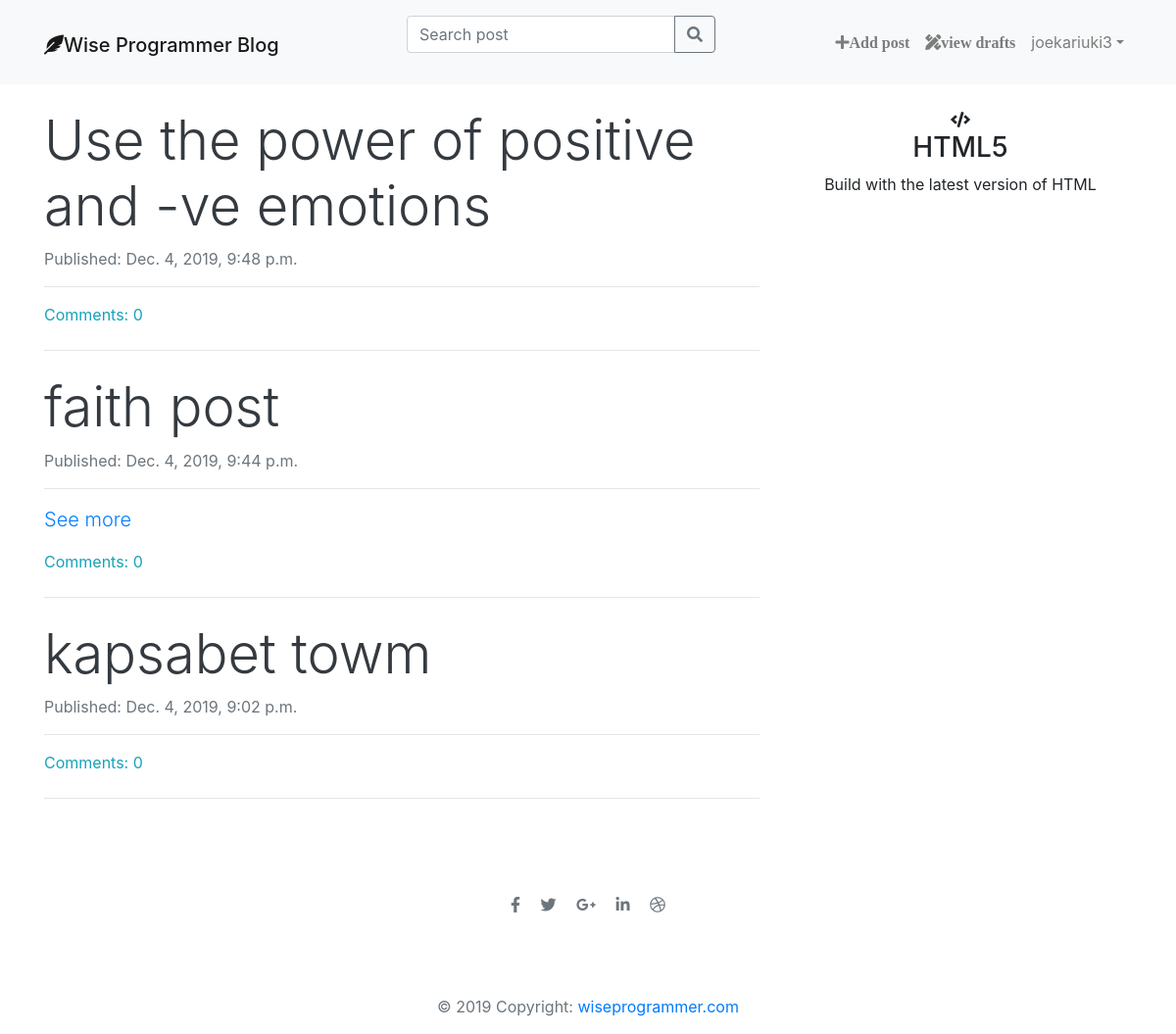
The app's page / (signed in) with its own data.
### blog/models.py (models this page shows, shortened)
class Post(models.Model):
    author = models.ForeignKey('auth.User', on_delete=models.CASCADE)
    title = models.CharField(max_length=10000)
    text = models.TextField()
    created_date = models.DateTimeField(default=timezone.now)
    published_date = models.DateTimeField(blank=True, null=True)
    edited_date = models.DateTimeField(blank=True, null=True)
    def approved_comments(self):
        return self.comments.filter(approved=True)

### blog/views.py (the view)
# urls.py: path('', views.post_list, name='post_list'),
def post_list(request):
    posts = Post.objects.filter(
        published_date__lte=timezone.now()).order_by('-published_date')
    posts_count = str(posts.count())
    stuff_for_frontend = {'posts': posts, 'posts_count': posts_count, }
    return render(request, 'blog/post_list.html', stuff_for_frontend)

### blog/templatetags/markdownify.py (called while the page is built)
@register.filter
def markdown(value):
    renderer = HighlightRenderer()
    markdown = mistune.Markdown(renderer=renderer)
    return markdown(value)

### blog/templates/blog/post_list.html (shortened to what this page needs)
{% extends 'blog/base.html' %}
{% load markdownify %}
{% block mainnav %}
    {% include "navbar.html" %}
{% endblock %}
{% block content%}
<div class="col-xs-12 col-sm-10 col-md-8">
  {% if not posts %}
  <div class="text-center text-muted my-4">
    <i class="fas fa-sad-tear fa-8x"></i>
    <h1 class="display-4 ">Sorry no posts.</h1>
    <a class="btn btn-outline-secondary" href="{% url 'post_new' %}">Add post</a>
  </div>
  <hr class="my-4">
  {% else %}
  {% for post in posts %}
<a class="text-decoration-none text-dark" href="{% url 'post_detail' pk=post.pk %}"><h1 class="display-4">{{ post.title }}</h1></a>
  <p class="text-muted"> Published: {{ post.published_date }}</p>
  <hr>
  <p class="lead" id="post_body" value="{{ post.text}}">
    {% if post.text|length > 200 %}
    <a href="{%url 'post_detail' pk=post.pk%}">See more</a>
  {% endif %}
  </p>
  <a class="text-info" href="{% url 'post_detail' pk=post.pk%}">Comments: {{ post.approved_comments.count }}</a>
<hr class="my-4">
  {% endfor %}
  {% endif %}
</div>
<div class="col-xs-12 col-sm-6 col-md-4 text-center">
  <i class="fas fa-code"></i>
    <h3>HTML5</h3>
    <P>Build with the latest version of HTML</P>
  </div>
</div>
{% endblock %}

### blog/templates/navbar.html (shortened to what this page needs)
<nav class="navbar navbar-expand-lg bg-light navbar-light sticky-top mb-4">
      <div class="container">
        <div class="navbar-header">
          <h1> <a class="navbar-brand" href="{% url 'post_list'%}"><i class="fas fa-feather-alt"></i>Wise Programmer Blog</a> </h1>
        </div>
        <div class="collapse navbar-collapse" id="collapsibleNavbar">
          <ul class="nav navbar-nav ml-auto">
            <form method="get" action="{%url 'search' %}" class="form-inline my-2  ">
              <div class="input-group mb-3">
                <input type="search" name="query" class="form-control" placeholder="Search post" aria-label="Search post" aria-describedby="basic-addon2" >
                <div class="input-group-append">
                  <button class="btn btn-outline-secondary" type="submit" >
                    <i class="fas fa-search"></i>
                  </button>
                </div>
              </div>
            </form>
          </ul>
        </div>
        <div class="collapse navbar-collapse " id="collapsibleNavbar">
          <ul class="nav navbar-nav ml-auto">
            {% if user.is_authenticated %}
            <li class="nav-item">
              <a class="nav-link" href="{% url 'post_new'%}"><i class="fa fa-plus">Add post</i></a>
            </li>
            <li class="nav-item">
              <a class="nav-link" href="{% url 'post_draft_list' %}"><i class="fas fa-pencil-ruler fa">view drafts</i></a>
            </li>
            <li class="nav-item dropdown">
              <a class="nav-link dropdown-toggle" href="#" id="navbarDropdown" role="button" data-toggle="dropdown" aria-haspopup="true" aria-expanded="false">{{ user.username}}</a>
            </li>
          </ul>
          {% else %}
                <form class="form-inline ">
                  <a class="btn btn-outline-secondary mr-4 " href="{% url 'login'%}" style="border:none;" ><i class="fas fa-sign-in-alt fa"></i>Log in</a>
                  <a class="btn btn-outline-primary mr-4" href="{% url 'signup'%}" style="border:none; ><i class="fas fa-user-plus"></i> Sign up</a>
                </form>
                {% endif %}
        </div>
      </div>
    </nav>

### records on screen
Post: title "Use the power of positive and -ve emotions", published_date "Dec. 4, 2019, 9:48 p.m.", approved_comments.count "0"
Post: title "faith post", published_date "Dec. 4, 2019, 9:44 p.m.", shows "See more", approved_comments.count "0"
Post: title "kapsabet towm", published_date "Dec. 4, 2019, 9:02 p.m.", approved_comments.count "0"

### other values on screen
{{ user.username }} "joekariuki3"
